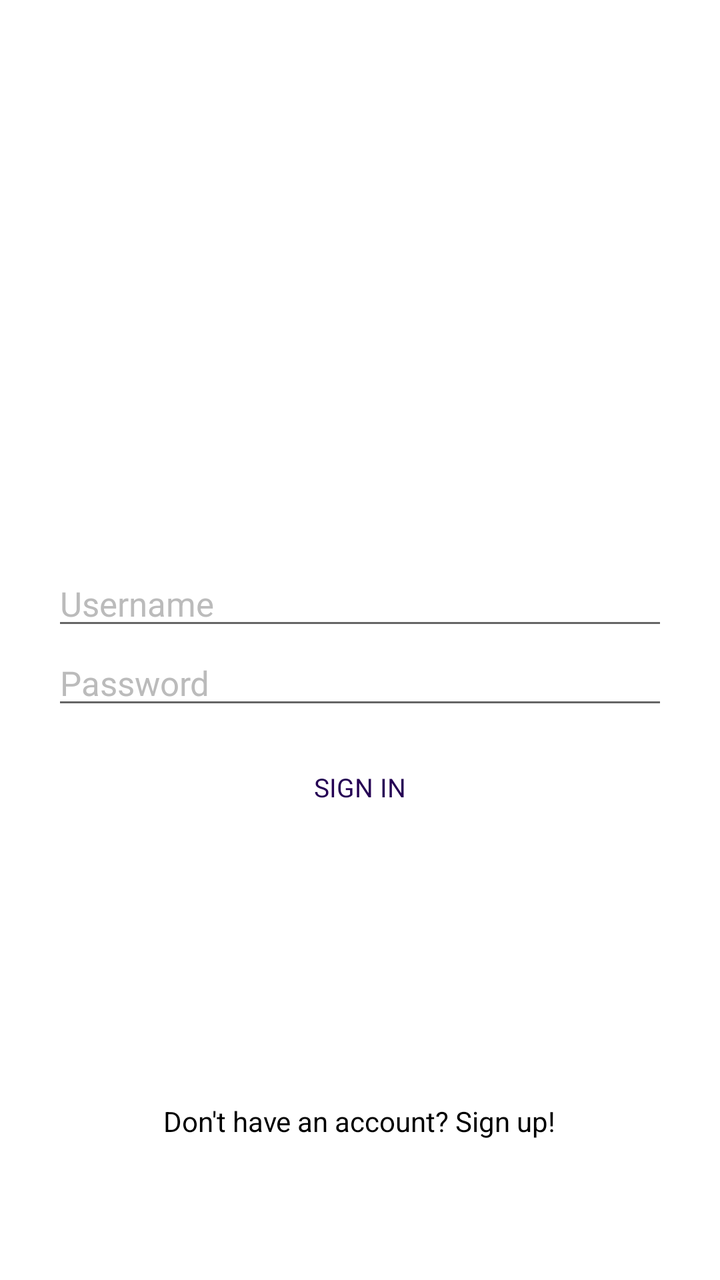
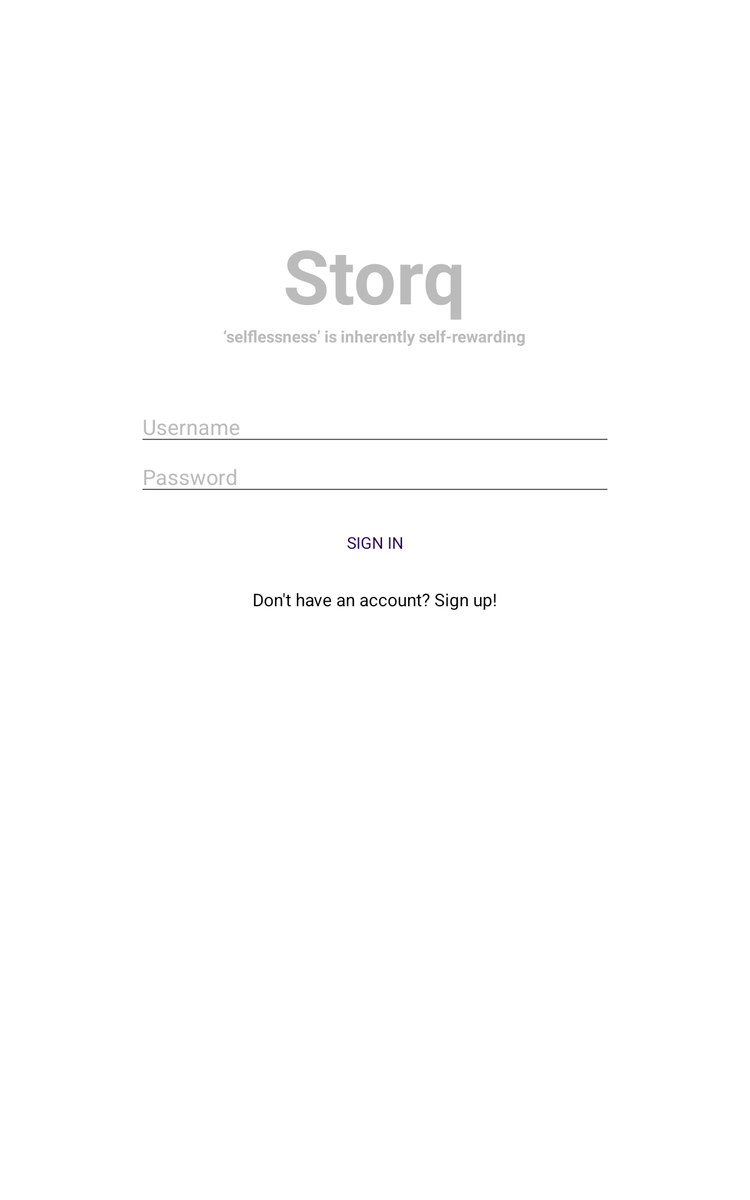

An Android layout and its configuration variant, each rendered on a device that would load it. The default file and the variant file are quoted in full after the pictures.
<!-- AndroidManifest.xml: fallback theme Theme.MaterialComponents.DayNight.NoActionBar -->
<!-- res/layout/activity_login.xml -->
<RelativeLayout xmlns:android="http://schemas.android.com/apk/res/android"
    xmlns:tools="http://schemas.android.com/tools"
    android:layout_width="match_parent"
    android:layout_height="match_parent"
    tools:context=".LoginActivity" >


    <LinearLayout
        android:id="@+id/editTextLayout"
        style="@style/AuthFieldContainer"
        android:textColor="@android:color/black"
        android:layout_centerHorizontal="true"
        android:layout_centerVertical="true" >

        <EditText
            android:id="@+id/usernameField"
            style="@style/AuthEditText"
            android:hint="@string/username_hint"
            android:textColor="@android:color/black" >

            <requestFocus />
        </EditText>

        <EditText
            android:id="@+id/passwordField"
            style="@style/AuthEditText"
            android:hint="@string/password_hint"
            android:inputType="textPassword"
            android:textColor="@android:color/black" />
    </LinearLayout>

    <Button
        android:id="@+id/loginButton"
        style="@style/AuthButton"
        android:text="@string/login_button_label"
        android:layout_alignParentLeft="true"
        android:layout_below="@+id/editTextLayout" />

    <TextView
        android:id="@+id/signUpText"
        android:layout_width="wrap_content"
        android:layout_height="wrap_content"
        android:layout_alignParentBottom="true"
        android:layout_centerHorizontal="true"
        android:layout_marginBottom="70dp"
        android:text="@string/sign_up_text"
        android:textColor="@android:color/black" />

</RelativeLayout>
<!-- resources referenced by this layout -->
<resources>
  <string name="login_button_label">SIGN IN</string>
  <string name="password_hint">Password</string>
  <string name="sign_up_text">Don\'t have an account? Sign up!</string>
  <string name="username_hint">Username</string>
  <style name="AuthButton" parent="android:Widget.Holo.Light.Button">
          <item name="android:background">@drawable/button_custom</item>
          <item name="android:layout_marginLeft">@dimen/activity_horizontal_margin</item>
          <item name="android:layout_marginRight">@dimen/activity_horizontal_margin</item>
          <item name="android:textColor">@color/text_color</item>
          <item name="android:textSize">13sp</item>
          <item name="android:layout_width">match_parent</item>
          <item name="android:layout_height">wrap_content</item>
      </style>
  <style name="AuthEditText" parent="android:Widget.Holo.Light.EditText">
          <item name="android:ems">10</item>
          <item name="android:textColorHint">@color/light_gray</item>
          <item name="android:textSize">17sp</item>        
          <item name="android:layout_width">match_parent</item>  
          <item name="android:layout_height">wrap_content</item>  
      </style>
  <style name="AuthFieldContainer">
          <item name="android:background">@android:color/white</item>
          <item name="android:layout_marginLeft">@dimen/activity_horizontal_margin</item>
          <item name="android:layout_marginRight">@dimen/activity_horizontal_margin</item>
          <item name="android:layout_marginTop">@dimen/login_vertical_margin</item>
          <item name="android:orientation">vertical</item>
          <item name="android:paddingBottom">@dimen/login_vertical_padding</item>
          <item name="android:paddingLeft">@dimen/login_horizontal_padding</item>
          <item name="android:paddingRight">@dimen/login_horizontal_padding</item>
          <item name="android:paddingTop">@dimen/login_vertical_padding</item>        
          <item name="android:layout_width">match_parent</item>
          <item name="android:layout_height">wrap_content</item>
          <item name="android:layout_below">@id/subtitle</item>
      </style>
  <dimen name="activity_horizontal_margin">16dp</dimen>
  <color name="text_color">#250054</color>
  <color name="light_gray">#bbbbbb</color>
  <dimen name="login_vertical_margin">32dp</dimen>
  <dimen name="login_vertical_padding">10dp</dimen>
  <dimen name="login_horizontal_padding">10dp</dimen>
</resources>
<!-- res/layout-large/activity_login.xml (the repository's variant of the layout above) -->
<!-- drawn on a 7-inch tablet held upright -->
<RelativeLayout xmlns:android="http://schemas.android.com/apk/res/android"
    xmlns:tools="http://schemas.android.com/tools"
    style="@style/AuthBackground"
    android:layout_width="match_parent"
    android:layout_height="match_parent"
    tools:context=".LoginActivity" >

    <TextView
        android:id="@+id/title"
        style="@style/AuthTitle"
        android:layout_marginTop="180dp"
        android:textColor="@color/light_gray" />

    <TextView
        android:id="@+id/subtitle"
        style="@style/AuthTitle.AuthSubTitle"
        android:textColor="@color/light_gray" />

    <LinearLayout
        android:id="@+id/editTextLayout"
        style="@style/AuthFieldContainer"
        android:layout_width="400dp"
        android:layout_centerHorizontal="true" >

        <EditText
            android:id="@+id/usernameField"
            style="@style/AuthEditText"
            android:hint="@string/username_hint" >

            <requestFocus />
        </EditText>

        <EditText
            android:id="@+id/passwordField"
            style="@style/AuthEditText"
            android:hint="@string/password_hint"
            android:inputType="textPassword" />
    </LinearLayout>

    <Button
        android:id="@+id/loginButton"
        style="@style/AuthButton"
        android:text="@string/login_button_label"
        android:layout_below="@+id/editTextLayout"
        android:layout_width="400dp"
        android:layout_centerHorizontal="true" />

    <TextView
        android:id="@+id/signUpText"
        android:layout_width="wrap_content"
        android:layout_height="wrap_content"
        android:layout_below="@id/loginButton"
        android:layout_centerHorizontal="true"
        android:layout_marginTop="12dp"
        android:text="@string/sign_up_text"
        android:textColor="@color/black" />

</RelativeLayout>
<!-- resources referenced by the variant -->
<!-- as a 7-inch tablet held upright resolves them -->
<resources>
  <color name="light_gray">#bbbbbb</color>
  <string name="login_button_label">SIGN IN</string>
  <string name="password_hint">Password</string>
  <string name="sign_up_text">Don\'t have an account? Sign up!</string>
  <string name="username_hint">Username</string>
  <style name="AuthBackground">
          <item name="android:background">@drawable/background_fill</item>
      </style>
  <style name="AuthButton" parent="android:Widget.Holo.Light.Button">
          <item name="android:background">@drawable/button_custom</item>
          <item name="android:layout_marginLeft">@dimen/activity_horizontal_margin</item>
          <item name="android:layout_marginRight">@dimen/activity_horizontal_margin</item>
          <item name="android:textColor">@color/text_color</item>
          <item name="android:textSize">13sp</item>
          <item name="android:layout_width">match_parent</item>
          <item name="android:layout_height">wrap_content</item>
      </style>
  <style name="AuthEditText" parent="android:Widget.Holo.Light.EditText">
          <item name="android:ems">10</item>
          <item name="android:textColorHint">@color/light_gray</item>
          <item name="android:textSize">17sp</item>        
          <item name="android:layout_width">match_parent</item>  
          <item name="android:layout_height">wrap_content</item>  
      </style>
  <style name="AuthFieldContainer">
          <item name="android:background">@android:color/white</item>
          <item name="android:layout_marginLeft">@dimen/activity_horizontal_margin</item>
          <item name="android:layout_marginRight">@dimen/activity_horizontal_margin</item>
          <item name="android:layout_marginTop">@dimen/login_vertical_margin</item>
          <item name="android:orientation">vertical</item>
          <item name="android:paddingBottom">@dimen/login_vertical_padding</item>
          <item name="android:paddingLeft">@dimen/login_horizontal_padding</item>
          <item name="android:paddingRight">@dimen/login_horizontal_padding</item>
          <item name="android:paddingTop">@dimen/login_vertical_padding</item>        
          <item name="android:layout_width">match_parent</item>
          <item name="android:layout_height">wrap_content</item>
          <item name="android:layout_below">@id/subtitle</item>
      </style>
  <style name="AuthTitle" parent="android:Widget.Holo.Light.TextView">
          <item name="android:layout_marginTop">32dp</item>
          <item name="android:textColor">@android:color/white</item>
          <item name="android:textSize">60sp</item>
          <item name="android:textStyle">bold</item>
          <item name="android:layout_width">wrap_content</item>
          <item name="android:layout_height">wrap_content</item>
          <item name="android:layout_alignParentTop">true</item>
          <item name="android:layout_centerHorizontal">true</item>
          <item name="android:text">@string/app_name</item>
      </style>
  <style name="AuthTitle.AuthSubTitle">
          <item name="android:textSize">13sp</item>
          <item name="android:layout_below">@+id/title</item>
          <item name="android:text">@string/subtitle</item>
          <item name="android:layout_alignParentTop">false</item>
          <item name="android:layout_marginTop">0dp</item>
      </style>
  <dimen name="activity_horizontal_margin">16dp</dimen>
  <color name="text_color">#250054</color>
  <dimen name="login_vertical_margin">32dp</dimen>
  <dimen name="login_vertical_padding">10dp</dimen>
  <dimen name="login_horizontal_padding">10dp</dimen>
  <string name="app_name">Storq</string>
  <string name="subtitle">‘selflessness’ is inherently self-rewarding</string>
</resources>
